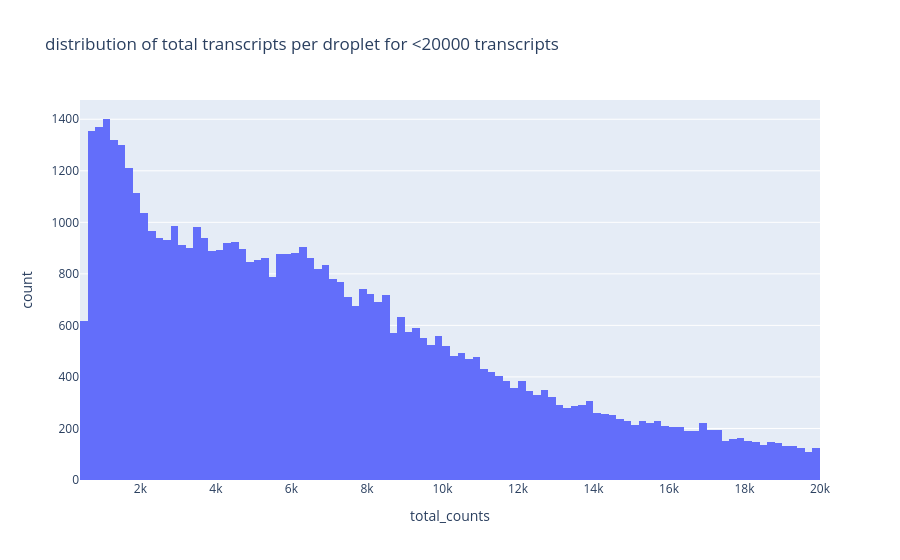

Write notebook code for a chart like this one.
### Markdown cell above
**Another useful visualization is the distribution of each quality feature of the data**. We look at the amount of transcripts per droplet zooming into the interval (0,20000) transcripts to find a lower threshold (representing which droplets are empty). Usually, there is a peak with low quality droplets on the left side of the histogram, or a descending tail, which you consider as the threshold area. In our case we can choose 2000 as threshold (will be used later in the code). Hover on the plots with the mouse to see the value of each bar of the histogram.

### Code cell
fig = px.histogram(adata[adata.obs['total_counts']<20000].obs, x='total_counts', nbins=100,
                  title='distribution of total transcripts per droplet for <20000 transcripts')
fig.show()

### Figure 1 — Plotly figure (JSON) as saved in the notebook; plotly's stock layout.template omitted (floating-point values rounded to 4 significant figures; data arrays with more than 128 entries replaced by an {"elided": "..."} marker saying what was removed)
{"data": [{"bingroup": "x", "hovertemplate": "total_counts=%{x}<br>count=%{y}<extra></extra>", "legendgroup": "", "marker": {"color": "#636efa", "pattern": {"shape": ""}}, "name": "", "nbinsx": 100, "orientation": "v", "showlegend": false, "type": "histogram", "x": {"elided": "55183 float values"}, "xaxis": "x", "yaxis": "y"}], "layout": {"barmode": "relative", "legend": {"tracegroupgap": 0}, "title": {"text": "distribution of total transcripts per droplet for <20000 transcripts"}, "xaxis": {"anchor": "y", "domain": [0, 1], "title": {"text": "total_counts"}}, "yaxis": {"anchor": "x", "domain": [0, 1], "title": {"text": "count"}}}}
